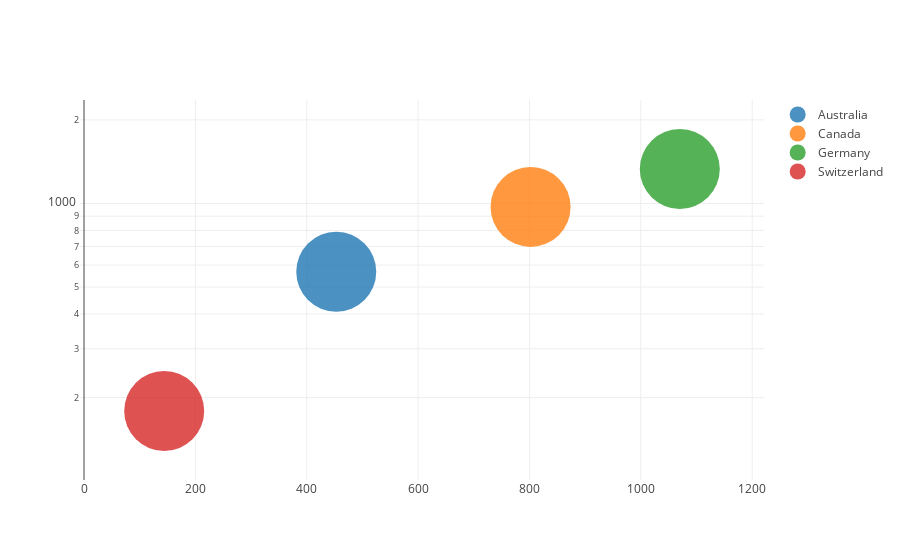

The notebook cell saved with this chart:
### Code cell
colors = ['blue', 'orange', 'green', 'red', 'purple']

opt = []
opts = []
for i in range(0, len(colors)):
    opt = dict(
        target = df['Country Name'][[i]].unique(), value = dict(marker = dict(color = colors[i]))
    )
    opts.append(opt)

data = [dict(
  type = 'scatter',
  mode = 'markers',
  x = df['SH.DTH.IMRT.FE'],
  y = df['SH.DTH.IMRT.MA'],
  text = df['Country Name'],
  hoverinfo = 'text',
  opacity = 0.8,
  marker = dict(
      #size = data1['pop'],
      size=80,
      sizemode = 'area',
      sizeref = 200000
  ),
  transforms = [
      dict(
        type = 'filter',
        target = df['Year'],
        orientation = '=',
        value = 2015
      ),
      dict(
        type = 'groupby',
        groups = df['Country Name'],
        styles = opts
    )]
)]

layout = dict(
    yaxis = dict(
        type = 'log'
    )
)

fig_dict = dict(data=data, layout=layout)
pio.show(fig_dict, validate=False)

### Figure 1 — Plotly figure (JSON) as saved in the notebook; plotly's stock layout.template omitted (floating-point values rounded to 4 significant figures)
{"data": [{"hoverinfo": "text", "marker": {"size": 80, "sizemode": "area", "sizeref": 200000}, "mode": "markers", "opacity": 0.8, "text": ["Australia", "Australia", "Australia", "Australia", "Australia", "Australia", "Australia", "Australia", "Australia", "Australia", "Canada", "Canada", "Canada", "Canada", "Canada", "Canada", "Canada", "Canada", "Canada", "Canada", "Germany", "Germany", "Germany", "Germany", "Germany", "Germany", "Germany", "Germany", "Germany", "Germany", "Switzerland", "Switzerland", "Switzerland", "Switzerland", "Switzerland", "Switzerland", "Switzerland", "Switzerland", "Switzerland", "Switzerland"], "transforms": [{"orientation": "=", "target": [2010, 2011, 2012, 2013, 2014, 2015, 2016, 2017, 2018, 2019, 2010, 2011, 2012, 2013, 2014, 2015, 2016, 2017, 2018, 2019, 2010, 2011, 2012, 2013, 2014, 2015, 2016, 2017, 2018, 2019, 2010, 2011, 2012, 2013, 2014, 2015, 2016, 2017, 2018, 2019], "type": "filter", "value": 2015}, {"groups": ["Australia", "Australia", "Australia", "Australia", "Australia", "Australia", "Australia", "Australia", "Australia", "Australia", "Canada", "Canada", "Canada", "Canada", "Canada", "Canada", "Canada", "Canada", "Canada", "Canada", "Germany", "Germany", "Germany", "Germany", "Germany", "Germany", "Germany", "Germany", "Germany", "Germany", "Switzerland", "Switzerland", "Switzerland", "Switzerland", "Switzerland", "Switzerland", "Switzerland", "Switzerland", "Switzerland", "Switzerland"], "styles": [{"target": ["Australia"], "value": {"marker": {"color": "blue"}}}, {"target": ["Australia"], "value": {"marker": {"color": "orange"}}}, {"target": ["Australia"], "value": {"marker": {"color": "green"}}}, {"target": ["Australia"], "value": {"marker": {"color": "red"}}}, {"target": ["Australia"], "value": {"marker": {"color": "purple"}}}], "type": "groupby"}], "type": "scatter", "x": [525, 509, 492, 476, 463, 453, 446, 440, 435, 430, 828, 827, 826, 820, 812, 802, 792, 776, 760, 742, 1029, 1021, 1022, 1031, 1048, 1070, 1090, 1107, 1117, 1118, 138, 139, 141, 142, 143, 144, 144, 143, 142, 140], "y": [675, 648, 622, 599, 581, 568, 560, 554, 549, 542, 1017, 1014, 1006, 999, 987, 972, 953, 937, 917, 897, 1315, 1296, 1289, 1295, 1310, 1331, 1357, 1380, 1395, 1399, 173, 174, 175, 177, 178, 179, 178, 178, 176, 174]}], "layout": {"yaxis": {"type": "log"}}}
